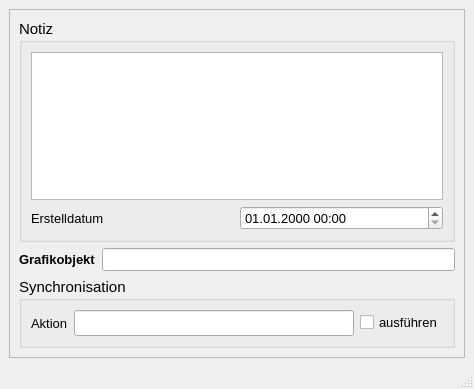
<?xml version="1.0" encoding="UTF-8"?>
<ui version="4.0">
 <class>MainWindow</class>
 <widget class="QMainWindow" name="MainWindow">
  <property name="geometry">
   <rect>
    <x>0</x>
    <y>0</y>
    <width>474</width>
    <height>389</height>
   </rect>
  </property>
  <property name="minimumSize">
   <size>
    <width>400</width>
    <height>330</height>
   </size>
  </property>
  <property name="font">
   <font>
    <family>Tahoma</family>
    <pointsize>10</pointsize>
   </font>
  </property>
  <property name="windowTitle">
   <string>Anbindung Direkteinleiter</string>
  </property>
  <property name="layoutDirection">
   <enum>Qt::LeftToRight</enum>
  </property>
  <widget class="QWidget" name="centralwidget">
   <layout class="QGridLayout" name="gridLayout">
    <item row="0" column="0">
     <widget class="QScrollArea" name="scrollArea">
      <property name="widgetResizable">
       <bool>true</bool>
      </property>
      <widget class="QWidget" name="scrollAreaWidgetContents">
       <property name="geometry">
        <rect>
         <x>0</x>
         <y>0</y>
         <width>450</width>
         <height>339</height>
        </rect>
       </property>
       <layout class="QGridLayout" name="gridLayout_2">
        <item row="0" column="0" colspan="2">
         <widget class="QGroupBox" name="groupBox_3">
          <property name="font">
           <font>
            <family>Tahoma</family>
            <pointsize>11</pointsize>
           </font>
          </property>
          <property name="title">
           <string>Notiz</string>
          </property>
          <layout class="QGridLayout" name="gridLayout_4">
           <item row="0" column="0" colspan="2">
            <widget class="QTextEdit" name="notiz">
             <property name="minimumSize">
              <size>
               <width>0</width>
               <height>0</height>
              </size>
             </property>
             <property name="toolTip">
              <string>&lt;html&gt;&lt;head/&gt;&lt;body&gt;&lt;p&gt;Platz für zusätzliche Kommentare.&lt;/p&gt;&lt;/body&gt;&lt;/html&gt;</string>
             </property>
             <property name="statusTip">
              <string>Platz für zusätzliche Kommentare.</string>
             </property>
            </widget>
           </item>
           <item row="1" column="0">
            <widget class="QLabel" name="label_71">
             <property name="font">
              <font>
               <family>Tahoma</family>
               <pointsize>10</pointsize>
              </font>
             </property>
             <property name="text">
              <string>Erstelldatum</string>
             </property>
            </widget>
           </item>
           <item row="1" column="1">
            <widget class="QgsDateTimeEdit" name="createdat">
             <property name="font">
              <font>
               <family>Tahoma</family>
               <pointsize>10</pointsize>
              </font>
             </property>
             <property name="currentSection">
              <enum>QDateTimeEdit::DaySection</enum>
             </property>
             <property name="displayFormat">
              <string>dd.MM.yyyy HH:mm</string>
             </property>
            </widget>
           </item>
          </layout>
         </widget>
        </item>
        <item row="1" column="0">
         <widget class="QLabel" name="label_21">
          <property name="font">
           <font>
            <family>Tahoma</family>
            <pointsize>10</pointsize>
            <weight>75</weight>
            <bold>true</bold>
           </font>
          </property>
          <property name="text">
           <string>Grafikobjekt</string>
          </property>
         </widget>
        </item>
        <item row="1" column="1">
         <widget class="QLineEdit" name="objekt">
          <property name="toolTip">
           <string>&lt;html&gt;&lt;head/&gt;&lt;body&gt;&lt;p&gt;Textbeschreibung (WKT) des Grafikobjekts&lt;/p&gt;&lt;/body&gt;&lt;/html&gt;</string>
          </property>
          <property name="statusTip">
           <string>Textbeschreibung des Grafikobjekts</string>
          </property>
         </widget>
        </item>
        <item row="2" column="0" colspan="2">
         <widget class="QGroupBox" name="groupBox_sync">
          <property name="font">
           <font>
            <family>Tahoma</family>
            <pointsize>11</pointsize>
           </font>
          </property>
          <property name="title">
           <string>Synchronisation</string>
          </property>
          <layout class="QGridLayout" name="gridLayout_3">
           <item row="0" column="0">
            <widget class="QLabel" name="label_19">
             <property name="font">
              <font>
               <family>Tahoma</family>
               <pointsize>10</pointsize>
              </font>
             </property>
             <property name="text">
              <string>Aktion</string>
             </property>
            </widget>
           </item>
           <item row="0" column="1">
            <widget class="QLineEdit" name="aktion">
             <property name="toolTip">
              <string>&lt;html&gt;&lt;head/&gt;&lt;body&gt;&lt;p&gt;Maßnahme zur Synchronisation&lt;/p&gt;&lt;/body&gt;&lt;/html&gt;</string>
             </property>
             <property name="statusTip">
              <string>Maßnahme zur Synchronisation</string>
             </property>
            </widget>
           </item>
           <item row="0" column="2">
            <widget class="QCheckBox" name="status">
             <property name="font">
              <font>
               <family>Tahoma</family>
               <pointsize>10</pointsize>
              </font>
             </property>
             <property name="toolTip">
              <string>Synchronisation aktivieren</string>
             </property>
             <property name="statusTip">
              <string>Synchronisation aktivieren</string>
             </property>
             <property name="text">
              <string>ausführen</string>
             </property>
            </widget>
           </item>
          </layout>
         </widget>
        </item>
       </layout>
      </widget>
     </widget>
    </item>
   </layout>
  </widget>
  <widget class="QStatusBar" name="statusbar"/>
 </widget>
 <customwidgets>
  <customwidget>
   <class>QgsDateTimeEdit</class>
   <extends>QDateTimeEdit</extends>
   <header>qgsdatetimeedit.h</header>
  </customwidget>
 </customwidgets>
 <resources/>
 <connections/>
</ui>
